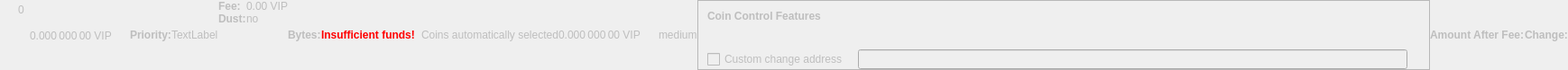
    <widget class="QWidget" name="dummyHideWidget" native="true">
     <property name="enabled">
      <bool>false</bool>
     </property>
     <property name="maximumSize">
      <size>
       <width>100</width>
       <height>22</height>
      </size>
     </property>
     <layout class="QHBoxLayout" name="dummyHideLayout">
      <property name="spacing">
       <number>0</number>
      </property>
      <property name="margin">
       <number>0</number>
      </property>
      <item>
       <layout class="QFormLayout" name="formLayoutCoinControl1">
        <property name="horizontalSpacing">
         <number>10</number>
        </property>
        <property name="verticalSpacing">
         <number>14</number>
        </property>
        <property name="leftMargin">
         <number>10</number>
        </property>
        <property name="topMargin">
         <number>4</number>
        </property>
        <property name="rightMargin">
         <number>6</number>
        </property>
        <item row="0" column="1">
         <widget class="QLabel" name="labelCoinControlBytes">
          <property name="cursor">
           <cursorShape>IBeamCursor</cursorShape>
          </property>
          <property name="contextMenuPolicy">
           <enum>Qt::ActionsContextMenu</enum>
          </property>
          <property name="text">
           <string notr="true">0</string>
          </property>
          <property name="textInteractionFlags">
           <set>Qt::LinksAccessibleByMouse|Qt::TextSelectableByKeyboard|Qt::TextSelectableByMouse</set>
          </property>
         </widget>
        </item>
       </layout>
      </item>
      <item>
       <widget class="QLabel" name="labelCoinControlAfterFee">
        <property name="enabled">
         <bool>false</bool>
        </property>
        <property name="sizePolicy">
         <sizepolicy hsizetype="Fixed" vsizetype="Fixed">
          <horstretch>0</horstretch>
          <verstretch>0</verstretch>
         </sizepolicy>
        </property>
        <property name="minimumSize">
         <size>
          <width>111</width>
          <height>12</height>
         </size>
        </property>
        <property name="maximumSize">
         <size>
          <width>111</width>
          <height>12</height>
         </size>
        </property>
        <property name="cursor">
         <cursorShape>IBeamCursor</cursorShape>
        </property>
        <property name="contextMenuPolicy">
         <enum>Qt::ActionsContextMenu</enum>
        </property>
        <property name="text">
         <string notr="true">0.000 000 00 VIP</string>
        </property>
        <property name="textInteractionFlags">
         <set>Qt::LinksAccessibleByMouse|Qt::TextSelectableByKeyboard|Qt::TextSelectableByMouse</set>
        </property>
       </widget>
      </item>
      <item>
       <widget class="QLabel" name="labelCoinControlPriorityText">
        <property name="enabled">
         <bool>false</bool>
        </property>
        <property name="font">
         <font>
          <weight>75</weight>
          <bold>true</bold>
         </font>
        </property>
        <property name="text">
         <string>Priority:</string>
        </property>
       </widget>
      </item>
      <item>
       <layout class="QHBoxLayout" name="horizontalLayout">
        <item>
         <widget class="QLabel" name="WarningLabel">
          <property name="text">
           <string>TextLabel</string>
          </property>
         </widget>
        </item>
       </layout>
      </item>
      <item>
       <layout class="QFormLayout" name="formLayoutCoinControl3">
        <property name="horizontalSpacing">
         <number>0</number>
        </property>
        <property name="verticalSpacing">
         <number>0</number>
        </property>
        <property name="leftMargin">
         <number>0</number>
        </property>
        <property name="topMargin">
         <number>0</number>
        </property>
        <property name="rightMargin">
         <number>0</number>
        </property>
        <item row="0" column="0">
         <widget class="QLabel" name="labelCoinControlFeeText">
          <property name="enabled">
           <bool>false</bool>
          </property>
          <property name="font">
           <font>
            <weight>75</weight>
            <bold>true</bold>
           </font>
          </property>
          <property name="text">
           <string>Fee:</string>
          </property>
          <property name="margin">
           <number>0</number>
          </property>
         </widget>
        </item>
        <item row="0" column="1">
         <widget class="QLabel" name="labelCoinControlFee">
          <property name="enabled">
           <bool>false</bool>
          </property>
          <property name="cursor">
           <cursorShape>IBeamCursor</cursorShape>
          </property>
          <property name="contextMenuPolicy">
           <enum>Qt::ActionsContextMenu</enum>
          </property>
          <property name="text">
           <string notr="true">0.00 VIP</string>
          </property>
          <property name="textInteractionFlags">
           <set>Qt::LinksAccessibleByMouse|Qt::TextSelectableByKeyboard|Qt::TextSelectableByMouse</set>
          </property>
         </widget>
        </item>
        <item row="1" column="0">
         <widget class="QLabel" name="labelCoinControlLowOutputText">
          <property name="enabled">
           <bool>false</bool>
          </property>
          <property name="font">
           <font>
            <weight>75</weight>
            <bold>true</bold>
           </font>
          </property>
          <property name="text">
           <string>Dust:</string>
          </property>
         </widget>
        </item>
        <item row="1" column="1">
         <widget class="QLabel" name="labelCoinControlLowOutput">
          <property name="enabled">
           <bool>false</bool>
          </property>
          <property name="cursor">
           <cursorShape>IBeamCursor</cursorShape>
          </property>
          <property name="contextMenuPolicy">
           <enum>Qt::ActionsContextMenu</enum>
          </property>
          <property name="text">
           <string>no</string>
          </property>
          <property name="textInteractionFlags">
           <set>Qt::LinksAccessibleByMouse|Qt::TextSelectableByKeyboard|Qt::TextSelectableByMouse</set>
          </property>
         </widget>
        </item>
       </layout>
      </item>
      <item>
       <widget class="QLabel" name="labelCoinControlBytesText">
        <property name="enabled">
         <bool>false</bool>
        </property>
        <property name="font">
         <font>
          <weight>75</weight>
          <bold>true</bold>
         </font>
        </property>
        <property name="text">
         <string>Bytes:</string>
        </property>
       </widget>
      </item>
      <item>
       <layout class="QFormLayout" name="formLayoutCoinControl2">
        <property name="horizontalSpacing">
         <number>0</number>
        </property>
        <property name="verticalSpacing">
         <number>0</number>
        </property>
        <property name="leftMargin">
         <number>0</number>
        </property>
        <property name="topMargin">
         <number>0</number>
        </property>
        <property name="rightMargin">
         <number>0</number>
        </property>
       </layout>
      </item>
      <item>
       <layout class="QHBoxLayout" name="horizontalLayoutCoinControl2">
        <property name="spacing">
         <number>0</number>
        </property>
        <property name="bottomMargin">
         <number>0</number>
        </property>
       </layout>
      </item>
      <item>
       <widget class="QLabel" name="labelCoinControlInsuffFunds">
        <property name="enabled">
         <bool>false</bool>
        </property>
        <property name="minimumSize">
         <size>
          <width>0</width>
          <height>0</height>
         </size>
        </property>
        <property name="font">
         <font>
          <weight>75</weight>
          <bold>true</bold>
         </font>
        </property>
        <property name="styleSheet">
         <string notr="true">color:red;font-weight:bold;</string>
        </property>
        <property name="text">
         <string>Insufficient funds!</string>
        </property>
        <property name="margin">
         <number>5</number>
        </property>
       </widget>
      </item>
      <item>
       <layout class="QFormLayout" name="formLayoutCoinControl4">
        <property name="horizontalSpacing">
         <number>0</number>
        </property>
        <property name="verticalSpacing">
         <number>0</number>
        </property>
        <property name="leftMargin">
         <number>0</number>
        </property>
        <property name="topMargin">
         <number>0</number>
        </property>
        <property name="rightMargin">
         <number>0</number>
        </property>
       </layout>
      </item>
      <item>
       <widget class="QLabel" name="labelCoinControlChangeLabel">
        <property name="enabled">
         <bool>false</bool>
        </property>
        <property name="sizePolicy">
         <sizepolicy hsizetype="Preferred" vsizetype="Expanding">
          <horstretch>0</horstretch>
          <verstretch>0</verstretch>
         </sizepolicy>
        </property>
        <property name="minimumSize">
         <size>
          <width>0</width>
          <height>0</height>
         </size>
        </property>
        <property name="text">
         <string/>
        </property>
        <property name="margin">
         <number>3</number>
        </property>
       </widget>
      </item>
      <item>
       <widget class="QLabel" name="labelCoinControlAutomaticallySelected">
        <property name="enabled">
         <bool>false</bool>
        </property>
        <property name="sizePolicy">
         <sizepolicy hsizetype="Fixed" vsizetype="Fixed">
          <horstretch>0</horstretch>
          <verstretch>0</verstretch>
         </sizepolicy>
        </property>
        <property name="minimumSize">
         <size>
          <width>0</width>
          <height>0</height>
         </size>
        </property>
        <property name="maximumSize">
         <size>
          <width>240</width>
          <height>16777215</height>
         </size>
        </property>
        <property name="text">
         <string>Coins automatically selected</string>
        </property>
        <property name="margin">
         <number>5</number>
        </property>
       </widget>
      </item>
      <item>
       <widget class="QLabel" name="labelCoinControlChange">
        <property name="enabled">
         <bool>false</bool>
        </property>
        <property name="sizePolicy">
         <sizepolicy hsizetype="Fixed" vsizetype="Fixed">
          <horstretch>0</horstretch>
          <verstretch>0</verstretch>
         </sizepolicy>
        </property>
        <property name="minimumSize">
         <size>
          <width>111</width>
          <height>0</height>
         </size>
        </property>
        <property name="maximumSize">
         <size>
          <width>111</width>
          <height>16777215</height>
         </size>
        </property>
        <property name="cursor">
         <cursorShape>IBeamCursor</cursorShape>
        </property>
        <property name="contextMenuPolicy">
         <enum>Qt::ActionsContextMenu</enum>
        </property>
        <property name="text">
         <string notr="true">0.000 000 00 VIP</string>
        </property>
        <property name="textInteractionFlags">
         <set>Qt::LinksAccessibleByMouse|Qt::TextSelectableByKeyboard|Qt::TextSelectableByMouse</set>
        </property>
       </widget>
      </item>
      <item>
       <widget class="QLabel" name="labelCoinControlPriority">
        <property name="enabled">
         <bool>false</bool>
        </property>
        <property name="cursor">
         <cursorShape>IBeamCursor</cursorShape>
        </property>
        <property name="contextMenuPolicy">
         <enum>Qt::ActionsContextMenu</enum>
        </property>
        <property name="text">
         <string>medium</string>
        </property>
        <property name="textInteractionFlags">
         <set>Qt::LinksAccessibleByMouse|Qt::TextSelectableByKeyboard|Qt::TextSelectableByMouse</set>
        </property>
       </widget>
      </item>
      <item>
       <widget class="QFrame" name="frameCoinControl">
        <property name="sizePolicy">
         <sizepolicy hsizetype="Expanding" vsizetype="Expanding">
          <horstretch>0</horstretch>
          <verstretch>0</verstretch>
         </sizepolicy>
        </property>
        <property name="maximumSize">
         <size>
          <width>16777215</width>
          <height>16777215</height>
         </size>
        </property>
        <property name="frameShape">
         <enum>QFrame::StyledPanel</enum>
        </property>
        <property name="frameShadow">
         <enum>QFrame::Sunken</enum>
        </property>
        <layout class="QVBoxLayout" name="verticalLayoutCoinControl2_2">
         <property name="spacing">
          <number>0</number>
         </property>
         <property name="margin">
          <number>0</number>
         </property>
         <item>
          <layout class="QVBoxLayout" name="verticalLayoutCoinControl" stretch="0,0,0,1">
           <property name="spacing">
            <number>0</number>
           </property>
           <property name="leftMargin">
            <number>10</number>
           </property>
           <property name="topMargin">
            <number>10</number>
           </property>
           <item>
            <layout class="QHBoxLayout" name="horizontalLayoutCoinControl1">
             <property name="bottomMargin">
              <number>15</number>
             </property>
             <item>
              <widget class="QLabel" name="labelCoinControlFeatures">
               <property name="enabled">
                <bool>false</bool>
               </property>
               <property name="sizePolicy">
                <sizepolicy hsizetype="Preferred" vsizetype="Maximum">
                 <horstretch>0</horstretch>
                 <verstretch>0</verstretch>
                </sizepolicy>
               </property>
               <property name="font">
                <font>
                 <weight>75</weight>
                 <bold>true</bold>
                </font>
               </property>
               <property name="styleSheet">
                <string notr="true">font-weight:bold;</string>
               </property>
               <property name="text">
                <string>Coin Control Features</string>
               </property>
              </widget>
             </item>
            </layout>
           </item>
           <item>
            <widget class="QWidget" name="widgetCoinControl" native="true">
             <property name="sizePolicy">
              <sizepolicy hsizetype="Preferred" vsizetype="Preferred">
               <horstretch>0</horstretch>
               <verstretch>0</verstretch>
              </sizepolicy>
             </property>
             <property name="minimumSize">
              <size>
               <width>0</width>
               <height>0</height>
              </size>
             </property>
             <property name="styleSheet">
              <string notr="true"/>
             </property>
             <layout class="QHBoxLayout" name="horizontalLayoutCoinControl5_2">
              <property name="margin">
               <number>0</number>
              </property>
              <item>
               <layout class="QHBoxLayout" name="horizontalLayoutCoinControl3">
                <property name="spacing">
                 <number>20</number>
                </property>
                <property name="topMargin">
                 <number>0</number>
                </property>
                <property name="bottomMargin">
                 <number>10</number>
                </property>
               </layout>
              </item>
             </layout>
            </widget>
           </item>
           <item>
            <layout class="QHBoxLayout" name="horizontalLayoutCoinControl4" stretch="0,0,0">
             <property name="spacing">
              <number>12</number>
             </property>
             <property name="sizeConstraint">
              <enum>QLayout::SetDefaultConstraint</enum>
             </property>
             <property name="topMargin">
              <number>5</number>
             </property>
             <property name="rightMargin">
              <number>5</number>
             </property>
             <item>
              <widget class="QCheckBox" name="checkBoxCoinControlChange">
               <property name="enabled">
                <bool>false</bool>
               </property>
               <property name="toolTip">
                <string>If this is activated, but the change address is empty or invalid, change will be sent to a newly generated address.</string>
               </property>
               <property name="text">
                <string>Custom change address</string>
               </property>
              </widget>
             </item>
             <item>
              <widget class="QValidatedLineEdit" name="lineEditCoinControlChange">
               <property name="enabled">
                <bool>false</bool>
               </property>
               <property name="sizePolicy">
                <sizepolicy hsizetype="Expanding" vsizetype="Fixed">
                 <horstretch>0</horstretch>
                 <verstretch>0</verstretch>
                </sizepolicy>
               </property>
              </widget>
             </item>
             <item>
              <widget class="QLabel" name="labelCoinControlChangeLabel_2">
               <property name="sizePolicy">
                <sizepolicy hsizetype="Preferred" vsizetype="Expanding">
                 <horstretch>0</horstretch>
                 <verstretch>0</verstretch>
                </sizepolicy>
               </property>
               <property name="minimumSize">
                <size>
                 <width>0</width>
                 <height>0</height>
                </size>
               </property>
               <property name="text">
                <string/>
               </property>
               <property name="margin">
                <number>3</number>
               </property>
              </widget>
             </item>
            </layout>
           </item>
           <item>
            <spacer name="verticalSpacerCoinControl">
             <property name="orientation">
              <enum>Qt::Vertical</enum>
             </property>
             <property name="sizeHint" stdset="0">
              <size>
               <width>800</width>
               <height>1</height>
              </size>
             </property>
            </spacer>
           </item>
          </layout>
         </item>
        </layout>
       </widget>
      </item>
      <item>
       <widget class="QLabel" name="labelCoinControlAfterFeeText">
        <property name="enabled">
         <bool>false</bool>
        </property>
        <property name="minimumSize">
         <size>
          <width>0</width>
          <height>0</height>
         </size>
        </property>
        <property name="maximumSize">
         <size>
          <width>16777215</width>
          <height>16777215</height>
         </size>
        </property>
        <property name="font">
         <font>
          <weight>75</weight>
          <bold>true</bold>
         </font>
        </property>
        <property name="text">
         <string>Amount After Fee:</string>
        </property>
        <property name="alignment">
         <set>Qt::AlignLeading|Qt::AlignLeft|Qt::AlignVCenter</set>
        </property>
        <property name="margin">
         <number>0</number>
        </property>
       </widget>
      </item>
      <item>
       <widget class="QLabel" name="labelCoinControlChangeText">
        <property name="enabled">
         <bool>false</bool>
        </property>
        <property name="sizePolicy">
         <sizepolicy hsizetype="Preferred" vsizetype="Preferred">
          <horstretch>0</horstretch>
          <verstretch>0</verstretch>
         </sizepolicy>
        </property>
        <property name="minimumSize">
         <size>
          <width>0</width>
          <height>0</height>
         </size>
        </property>
        <property name="maximumSize">
         <size>
          <width>16777215</width>
          <height>16777215</height>
         </size>
        </property>
        <property name="font">
         <font>
          <weight>75</weight>
          <bold>true</bold>
         </font>
        </property>
        <property name="text">
         <string>Change:</string>
        </property>
        <property name="alignment">
         <set>Qt::AlignLeading|Qt::AlignLeft|Qt::AlignVCenter</set>
        </property>
       </widget>
      </item>
     </layout>
    </widget>
